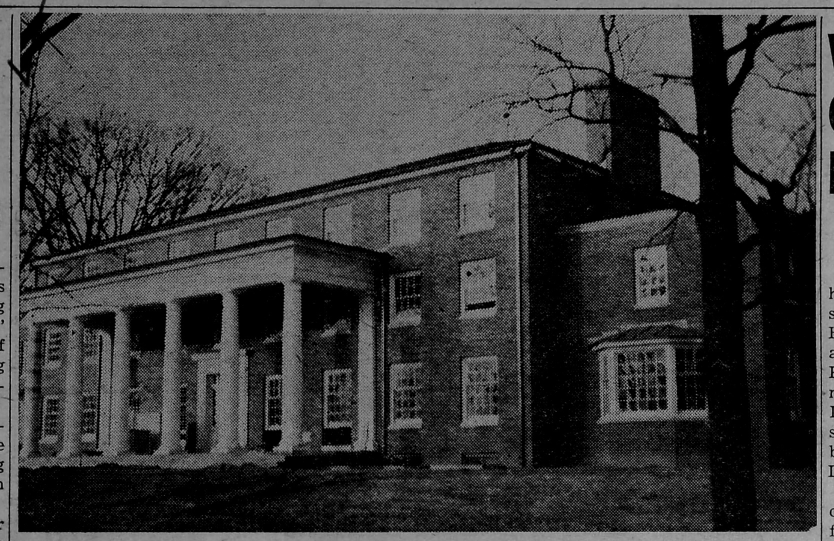
#> input picture gold/1960-01-13/images/0001_Page 1_img1.jpg, 1668 x 1082 px (shown at 1/2 size)
$ python -i image_preprocessor.py   (imports and definitions only)
#> lines starting #> are read from the running program, lines starting #| are printed output that depends on the picture; after the words box and inside, x2 and y2 are one past the last pixel; in counts of white or black regions, pixels touching at a corner belong together
### ocr/src/transcript_ocr/preprocessing/skew.py
"""Fixed-profile skew estimation for newspaper OCR derivatives."""

from __future__ import annotations

from dataclasses import dataclass

import numpy as np
from PIL import Image
from scipy import ndimage

SKEW_MIN_DEGREES = -2.0
SKEW_MAX_DEGREES = 2.0
SKEW_STEP_DEGREES = 0.1
SKEW_APPLY_THRESHOLD_DEGREES = 0.2


@dataclass(frozen=True)
class SkewEstimate:
    """Projection-profile result before the rotation policy is applied."""

    measured_angle: float
    applied_angle: float
    hit_search_boundary: bool = False


def estimate_skew_angle(image: Image.Image) -> SkewEstimate:
    """Estimate deskew rotation over the locked -2 to +2 degree search.

    The search runs in 0.1 degree increments.  A maximum at either boundary is
    treated as unreliable and never rotated.  Estimates below 0.2 degrees are
    also left unchanged.
    """
    arr = np.asarray(image.convert("L"), dtype=np.uint8)
    binary = (arr < 128).astype(np.float64)

    # Subsampling is analysis-only; it never changes either output image.
    if binary.shape[0] > 1500:
        stride = max(1, binary.shape[0] // 1500)
        binary = binary[::stride, ::stride]

    best_angle = 0.0
    best_variance = -1.0
    for angle_tenths in range(-20, 21):
        angle = angle_tenths / 10.0
        rotated = ndimage.rotate(
            binary,
            angle,
            reshape=False,
            order=0,
            mode="constant",
            cval=0.0,
            prefilter=False,
        )
        variance = float(np.var(rotated.sum(axis=1)))
        # Stable tie-breaking favors the smaller correction and then +angle.
        if variance > best_variance or (
            np.isclose(variance, best_variance)
            and (abs(angle), -angle) < (abs(best_angle), -best_angle)
        ):
            best_variance = variance
            best_angle = angle

    boundary = best_angle in {SKEW_MIN_DEGREES, SKEW_MAX_DEGREES}
    applied = 0.0
    if not boundary and abs(best_angle) >= SKEW_APPLY_THRESHOLD_DEGREES:
        applied = best_angle
    return SkewEstimate(
        measured_angle=best_angle,
        applied_angle=applied,
        hit_search_boundary=boundary,
    )


def _detect_skew_angle(image: Image.Image) -> float:
    """Backward-compatible helper returning only the safe applied angle."""
    return estimate_skew_angle(image).applied_angle


__all__ = [
    "SKEW_APPLY_THRESHOLD_DEGREES",
    "SKEW_MAX_DEGREES",
    "SKEW_MIN_DEGREES",
    "SKEW_STEP_DEGREES",
    "SkewEstimate",
    "_detect_skew_angle",
    "estimate_skew_angle",
]

### ocr/src/transcript_ocr/contracts/diagnostics_models.py
"""Canonical OCR diagnostics contracts."""

from __future__ import annotations

import json
import time
from dataclasses import asdict, astuple, dataclass, field


@dataclass
class StageTimer:
    _start: float = 0.0
    elapsed: float = 0.0

    def start(self) -> "StageTimer":
        self._start = time.time()
        return self

    def stop(self) -> float:
        self.elapsed = time.time() - self._start
        return self.elapsed


@dataclass
class TokenUsage:
    prompt_tokens: int = 0
    candidates_tokens: int = 0
    thoughts_tokens: int = 0
    tool_use_prompt_tokens: int = 0
    cached_content_tokens: int = 0
    total_tokens: int = 0

    def __add__(self, other: TokenUsage) -> TokenUsage:
        return TokenUsage(*(a + b for a, b in zip(astuple(self), astuple(other))))

    # [11 lines left out: function from_metadata, not called in this run]


@dataclass
class CVRegionInfo:
    detector: str = "doclayout"
    total_components_found: int = 0
    filtered_by_class: int = 0
    filtered_by_area: int = 0
    filtered_by_aspect_ratio: int = 0
    regions_kept: int = 0
    bounding_boxes: list[tuple[int, int, int, int]] = field(default_factory=list)
    american_stories_regions: int = 0
    american_stories_boxes: list[tuple[int, int, int, int]] = field(default_factory=list)
    doclayout_table_regions: int = 0
    doclayout_table_boxes: list[tuple[int, int, int, int]] = field(default_factory=list)


@dataclass
class DeduplicationInfo:
    articles_before: int = 0
    articles_after: int = 0
    overlapping_pairs_merged: int = 0


@dataclass
class ImageMatchingInfo:
    total_regions: int = 0
    matched_count: int = 0
    unmatched_count: int = 0
    match_details: list[dict] = field(default_factory=list)


@dataclass
class VisualMatchingInfo:
    attempted: bool = False
    succeeded: bool = False
    tokens: TokenUsage = field(default_factory=TokenUsage)
    assignments_returned: int = 0
    valid_article_matches: int = 0
    valid_ad_matches: int = 0
    standalone_count: int = 0
    rejected_not_image: int = 0
    rejected_text_ad: int = 0
    invalid_assignments: int = 0


@dataclass
class PageDiagnostics:
    filename: str = ""
    original_dimensions: tuple[int, int] = (0, 0)
    preprocessed_dimensions: tuple[int, int] = (0, 0)
    skew_angle: float = 0.0
    cv_info: CVRegionInfo = field(default_factory=CVRegionInfo)
    structuring_tokens: TokenUsage = field(default_factory=TokenUsage)
    # Claude reads the page text itself, strip by strip.
    reading_tokens: TokenUsage = field(default_factory=TokenUsage)
    dedup_info: DeduplicationInfo = field(default_factory=DeduplicationInfo)
    image_matching: ImageMatchingInfo = field(default_factory=ImageMatchingInfo)
    visual_matching: VisualMatchingInfo = field(default_factory=VisualMatchingInfo)
    images_saved: int = 0
    page_number: str = ""
    final_article_count: int = 0
    final_ad_count: int = 0
    final_other_content_count: int = 0
    timings: dict[str, float] = field(default_factory=dict)
    total_time_seconds: float = 0.0
    error: str = ""


@dataclass
class MergePassDiagnostics:
    articles_before_merge: int = 0
    articles_after_merge: int = 0
    singleton_groups: int = 0
    multi_article_groups: int = 0
    duplicate_warnings: list[str] = field(default_factory=list)
    image_orphans_dropped: int = 0
    empty_articles_removed: int = 0
    tokens: TokenUsage = field(default_factory=TokenUsage)
    time_seconds: float = 0.0
    error: str = ""
    merge_skipped: bool = False


@dataclass
class PipelineReport:
    edition_date: str = ""
    pages_attempted: int = 0
    pages_processed: int = 0
    page_diagnostics: list[PageDiagnostics] = field(default_factory=list)
    merge_pass: MergePassDiagnostics | None = None
    total_prompt_tokens: int = 0
    total_candidates_tokens: int = 0
    total_time_seconds: float = 0.0

    # [14 lines left out: function finalize, not called in this run]

    def to_json(self) -> str:
        return json.dumps(asdict(self), indent=2, default=str)

    def print_summary(self) -> None:
        from ..shared.console import print_summary_table
        print_summary_table(self)


__all__ = [
    "CVRegionInfo",
    "DeduplicationInfo",
    "ImageMatchingInfo",
    "MergePassDiagnostics",
    "PageDiagnostics",
    "PipelineReport",
    "StageTimer",
    "TokenUsage",
    "VisualMatchingInfo",
]

### ocr/src/transcript_ocr/preprocessing/image_preprocessor.py
"""Source-master normalization and fixed OCR-derivative preparation."""

from __future__ import annotations

import os
from dataclasses import dataclass
from pathlib import Path

import numpy as np
from PIL import Image, ImageOps

from ..contracts.diagnostics_models import PageDiagnostics, StageTimer
from ..shared.console import substep, warning
from .skew import SkewEstimate, estimate_skew_angle


@dataclass
class PageQualityWarning:
    """Result of a pre-OCR quality check."""

    is_blank: bool = False
    is_low_res: bool = False
    is_inverted: bool = False
    message: str = ""

    @property
    def should_skip(self) -> bool:
        return self.is_blank


@dataclass(frozen=True)
class PreparedPagePaths:
    """Explicit filesystem branches for downstream OCR and visual stages."""

    source_master_path: str
    ocr_derivative_path: str
    source_dimensions: tuple[int, int]
    ocr_dimensions: tuple[int, int]
    skew: SkewEstimate


# [27 lines left out: function check_page_quality, not called in this run]


def normalize_source_master(image: Image.Image) -> Image.Image:
    """Return a native-resolution, EXIF-normalized source-quality master.

    Transparency is composited over white.  No resize, sharpening, contrast,
    thresholding, or other enhancement is performed.
    """
    normalized = ImageOps.exif_transpose(image)
    normalized.load()

    has_alpha = normalized.mode in {"RGBA", "LA"} or (
        normalized.mode == "P" and "transparency" in normalized.info
    )
    if has_alpha:
        rgba = normalized.convert("RGBA")
        white = Image.new("RGBA", rgba.size, (255, 255, 255, 255))
        return Image.alpha_composite(white, rgba).convert("RGB")

    if normalized.mode == "P":
        return normalized.convert("RGB")
    if normalized.mode == "CMYK":
        return normalized.convert("RGB")
    return normalized.copy()


def create_ocr_derivative(
    source_master: Image.Image,
    *,
    diag: PageDiagnostics | None = None,
) -> tuple[Image.Image, SkewEstimate]:
    """Create the locked 8-bit grayscale, optionally deskewed OCR derivative."""
    timer = StageTimer().start()
    if diag is not None:
        diag.original_dimensions = source_master.size

    derivative = source_master.convert("L")
    estimate = estimate_skew_angle(derivative)
    if estimate.hit_search_boundary:
        warning(
            f"Skew estimate {estimate.measured_angle:.1f} degrees hit the "
            "search boundary; leaving page unrotated"
        )
    elif estimate.applied_angle:
        substep(f"Deskewing OCR derivative by {estimate.applied_angle:.1f} degrees")
        derivative = derivative.rotate(
            estimate.applied_angle,
            resample=Image.Resampling.BICUBIC,
            expand=True,
            fillcolor=255,
        )

    if diag is not None:
        diag.skew_angle = estimate.applied_angle
        diag.preprocessed_dimensions = derivative.size
        diag.timings["preprocess"] = timer.stop()
    return derivative, estimate


def preprocess_image(
    image: Image.Image,
    diag: PageDiagnostics | None = None,
) -> Image.Image:
    """Backward-compatible in-memory API returning only the OCR derivative."""
    source_master = normalize_source_master(image)
    derivative, _estimate = create_ocr_derivative(source_master, diag=diag)
    return derivative


# [57 lines left out: functions _save_png_atomic, prepare_page_image_paths, not called in this run]


__all__ = [
    "PageQualityWarning",
    "PreparedPagePaths",
    "check_page_quality",
    "create_ocr_derivative",
    "normalize_source_master",
    "prepare_page_image_paths",
    "preprocess_image",
]

>>> from PIL import Image
>>> picture = Image.open('../../../../gold/1960-01-13/images/0001_Page 1_img1.jpg')
#> picture is the input picture: PIL image 1668x1082 L; min 0, max 206, mean 59.7
>>> result = preprocess_image(picture)
#> in normalize_source_master, `has_alpha = normalized.mode in {"RGBA", "LA"} or ( normalized.mode == ..`: has_alpha = False
#> in estimate_skew_angle, `binary = (arr < 128).astype(np.float64)`:
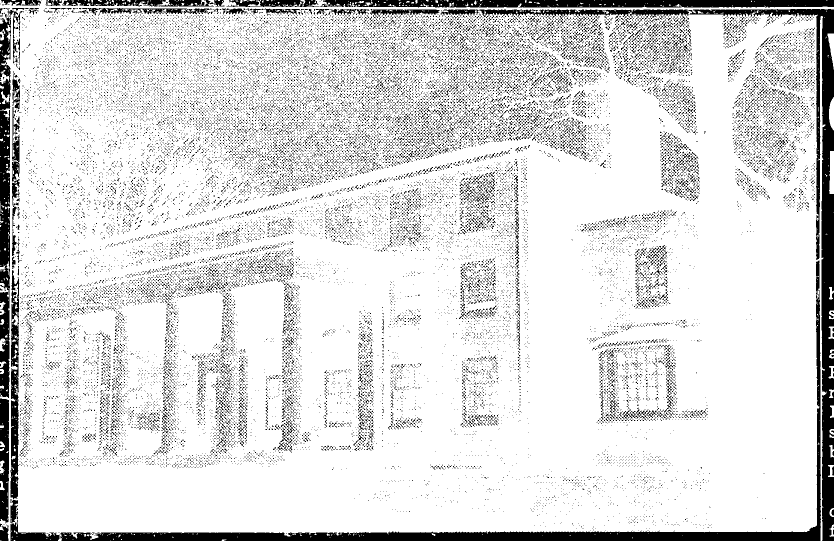
#> binary: shape (1082, 1668) float64 (shown at 1/2 size); values 0 (black) and 1 (white), 86.3% white; 30565 black regions (29787 under 20 px), largest, box (x1, y1, x2, y2) and area: (881, 18, 1668, 1082) 32510, (120, 521, 1642, 1082) 29675, (641, 0, 1668, 15) 13799
#> the loop in estimate_skew_angle, `for angle_tenths in range(-20, 21):` made 41 passes
#> (variance, best_variance) on passes 1 to 8: (42835.6, 42835.6), (43123.6, 43123.6), (43520.4, 43520.4), (43890.2, 43890.2), (44333, 44333), (44907.3, 44907.3), (45706.3, 45706.3), (46594.9, 46594.9)
#> pass 1, in estimate_skew_angle, `rotated = ndimage.rotate( binary, angle, reshape=False, order=0, mode=..`:
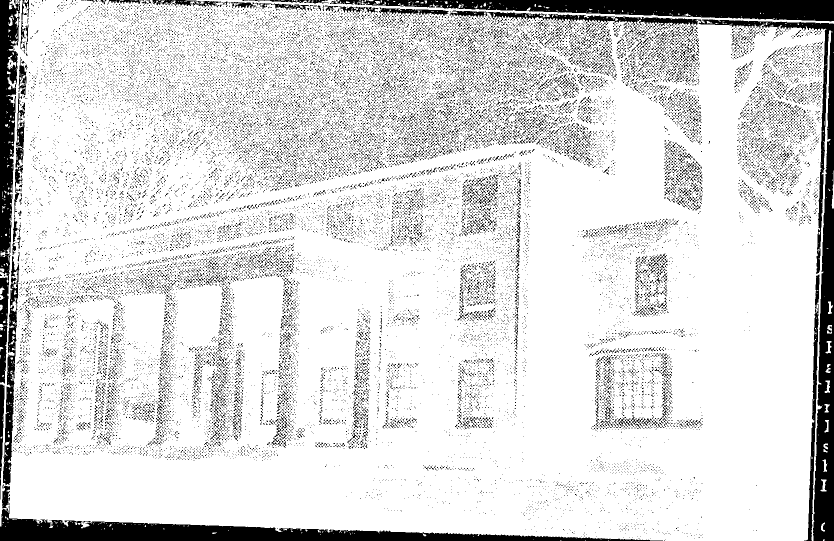
#> rotated: shape (1082, 1668) float64 (shown at 1/2 size); values 0 (black) and 1 (white), 85.8% white; 30590 black regions (29827 under 20 px), largest, box (x1, y1, x2, y2) and area: (899, 21, 1668, 1082) 34169, (0, 1011, 1326, 1082) 29727, (660, 0, 1668, 43) 24940
#> pass 2, in estimate_skew_angle, `rotated = ndimage.rotate( binary, angle, reshape=False, order=0, mode=..`:
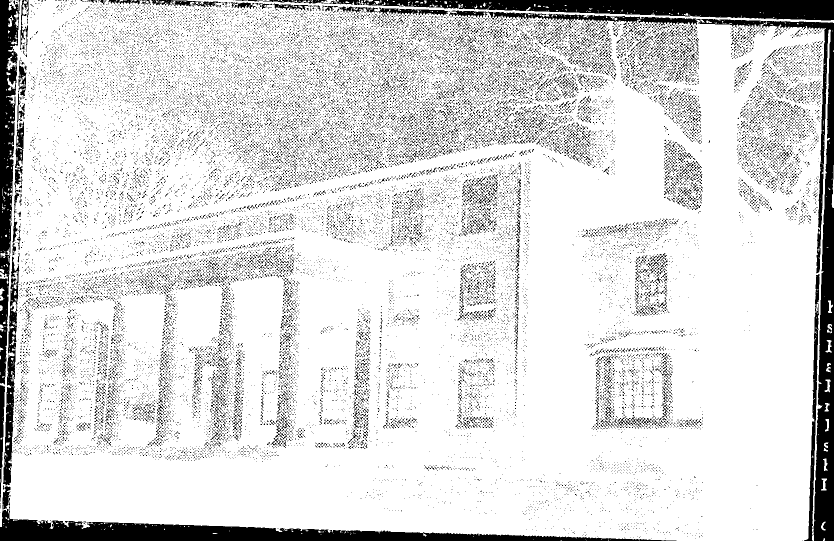
#> rotated: shape (1082, 1668) float64 (shown at 1/2 size); values 0 (black) and 1 (white), 85.8% white; 30569 black regions (29812 under 20 px), largest, box (x1, y1, x2, y2) and area: (898, 21, 1668, 1082) 34112, (0, 1012, 1353, 1082) 29383, (659, 0, 1668, 41) 24387
#> pass 3, in estimate_skew_angle, `rotated = ndimage.rotate( binary, angle, reshape=False, order=0, mode=..`:
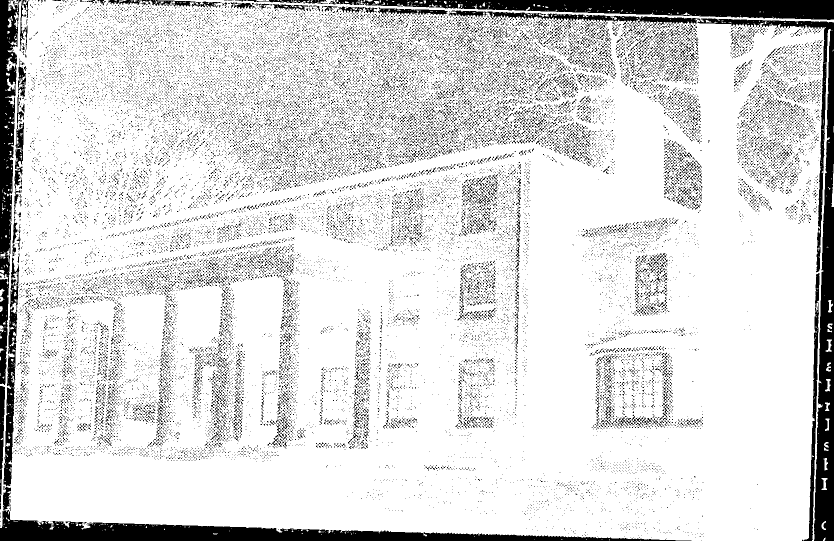
#> rotated: shape (1082, 1668) float64 (shown at 1/2 size); values 0 (black) and 1 (white), 85.9% white; 30575 black regions (29813 under 20 px), largest, box (x1, y1, x2, y2) and area: (897, 21, 1668, 1082) 34122, (0, 1014, 1383, 1082) 29061, (658, 0, 1668, 40) 23844
#> after the loop in estimate_skew_angle, `for angle_tenths in range(-20, 21):`: best_angle = 0.1; best_variance = 62560
#> in estimate_skew_angle, `boundary = best_angle in {SKEW_MIN_DEGREES, SKEW_MAX_DEGREES}`: boundary = False

$ run again, on gold/1960-01-13/images/0001_Page 1_img2.jpg
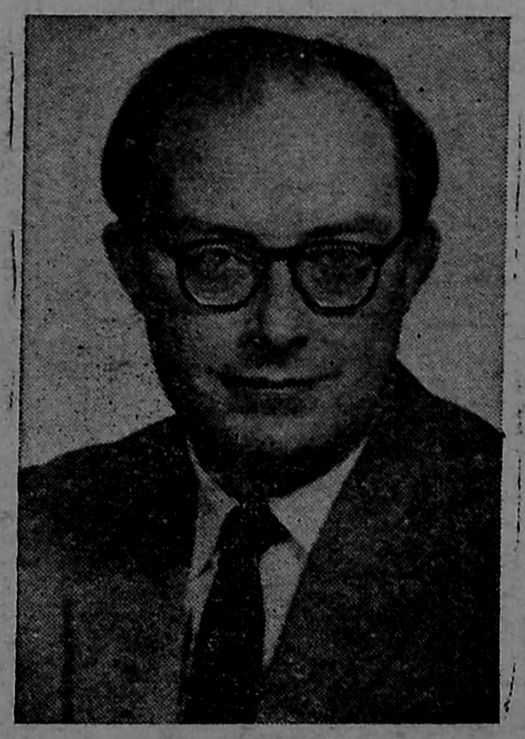
#> input picture gold/1960-01-13/images/0001_Page 1_img2.jpg, 525 x 739 px
#> picture is the input picture: PIL image 525x739 L; min 0, max 166, mean 46.2
#> has_alpha = False
#> in estimate_skew_angle, `binary = (arr < 128).astype(np.float64)`:
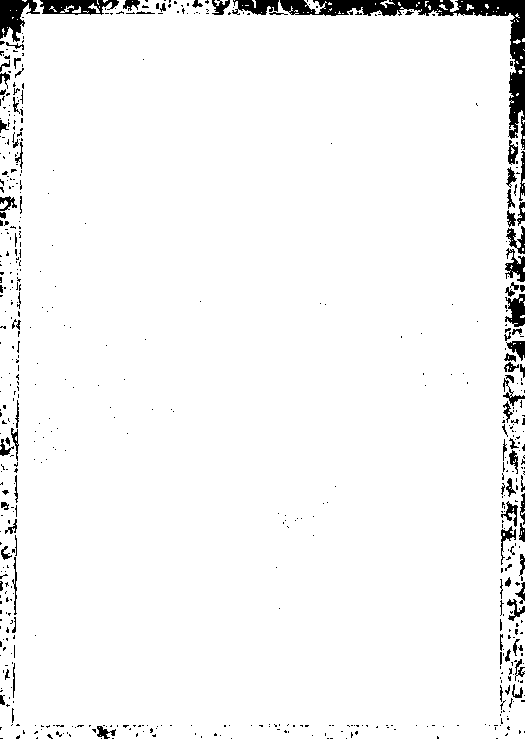
#> binary: shape (739, 525) float64; values 0 (black) and 1 (white), 96.1% white; 604 black regions (510 under 20 px), largest, box (x1, y1, x2, y2) and area: (280, 0, 525, 150) 4462, (0, 0, 40, 42) 888, (40, 0, 119, 15) 789
#> the loop in estimate_skew_angle, `for angle_tenths in range(-20, 21):` made 41 passes
#> (variance, best_variance) on passes 1, 22, 29, 31, 32, 33, 34, 36: (2474, 2474), (2545.3, 2545.3), (2577.2, 2577.2), (2586.9, 2586.9), (2607.6, 2607.6), (2626.7, 2626.7), (2639.6, 2639.6), (2669.6, 2669.6)
#> pass 3, in estimate_skew_angle, `rotated = ndimage.rotate( binary, angle, reshape=False, order=0, mode=..`:
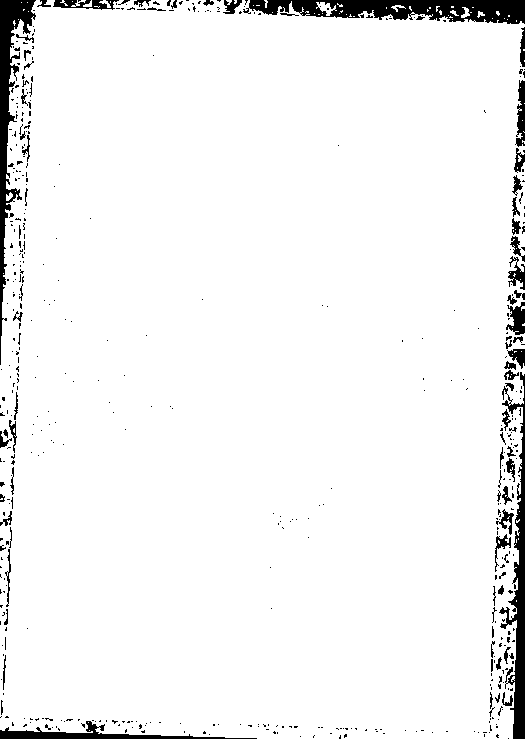
#> rotated: shape (739, 525) float64; values 0 (black) and 1 (white), 95.1% white; 516 black regions (441 under 20 px), largest, box (x1, y1, x2, y2) and area: (243, 0, 525, 24) 4280, (0, 0, 36, 365) 3299, (499, 372, 525, 739) 3063
#> after the loop in estimate_skew_angle, `for angle_tenths in range(-20, 21):`: best_angle = 2; best_variance = 2727.2
#> boundary = True

$ run again, on gold/1960-01-13/images/0002_Page 2_img1.jpg
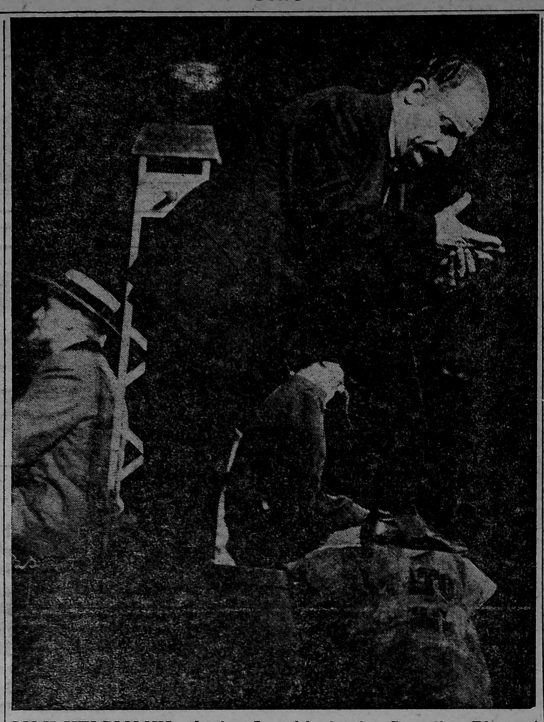
#> input picture gold/1960-01-13/images/0002_Page 2_img1.jpg, 1087 x 1444 px (shown at 1/2 size)
#> picture is the input picture: PIL image 1087x1444 L; min 0, max 195, mean 26.1
#> has_alpha = False
#> in estimate_skew_angle, `binary = (arr < 128).astype(np.float64)`:
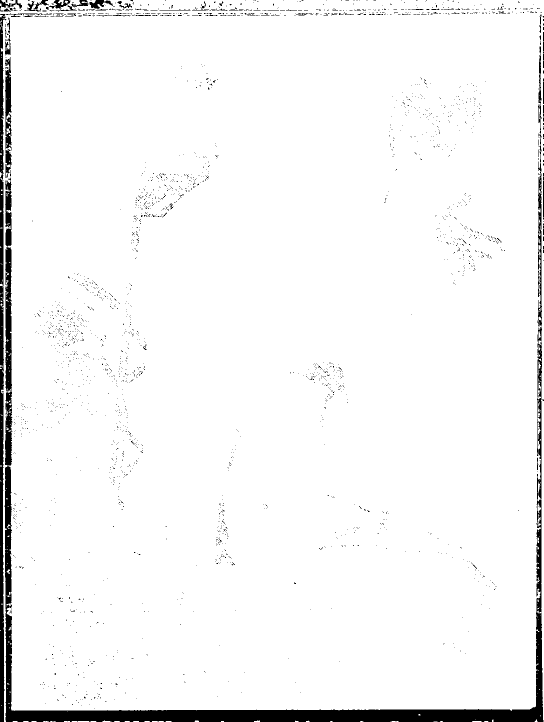
#> binary: shape (1444, 1087) float64 (shown at 1/2 size); values 0 (black) and 1 (white), 95.8% white; 2287 black regions (2228 under 20 px), largest, box (x1, y1, x2, y2) and area: (9, 653, 1087, 1444) 36622, (10, 355, 25, 931) 6149, (0, 572, 9, 1444) 5970
#> the loop in estimate_skew_angle, `for angle_tenths in range(-20, 21):` made 41 passes
#> (variance, best_variance) on passes 1 to 8: (15585, 15585), (15750.8, 15750.8), (15909.6, 15909.6), (16042.3, 16042.3), (16189.7, 16189.7), (16339.6, 16339.6), (16528.9, 16528.9), (16689.9, 16689.9)
#> after the loop in estimate_skew_angle, `for angle_tenths in range(-20, 21):`: best_angle = -0.2; best_variance = 18412.7
#> boundary = False
#> applied = -0.2
#> in create_ocr_derivative, `derivative = derivative.rotate( estimate.applied_angle, resample=Image..`:
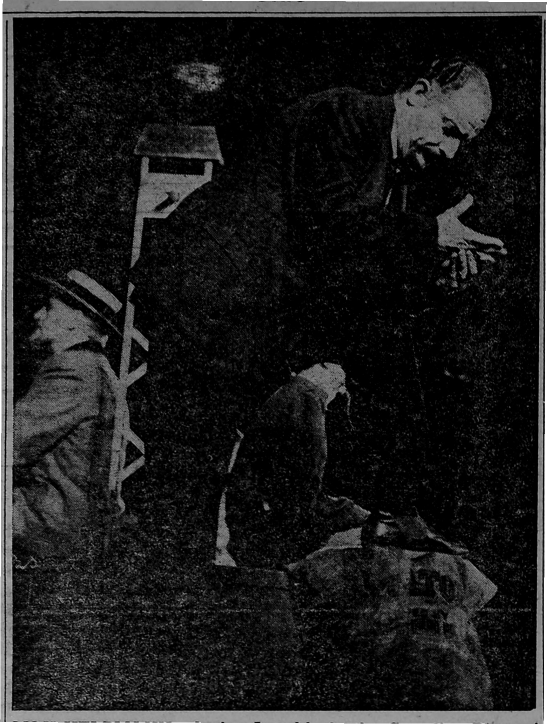
#> derivative: PIL image 1093x1448 L (shown at 1/2 size); min 0, max 255, mean 27.7
